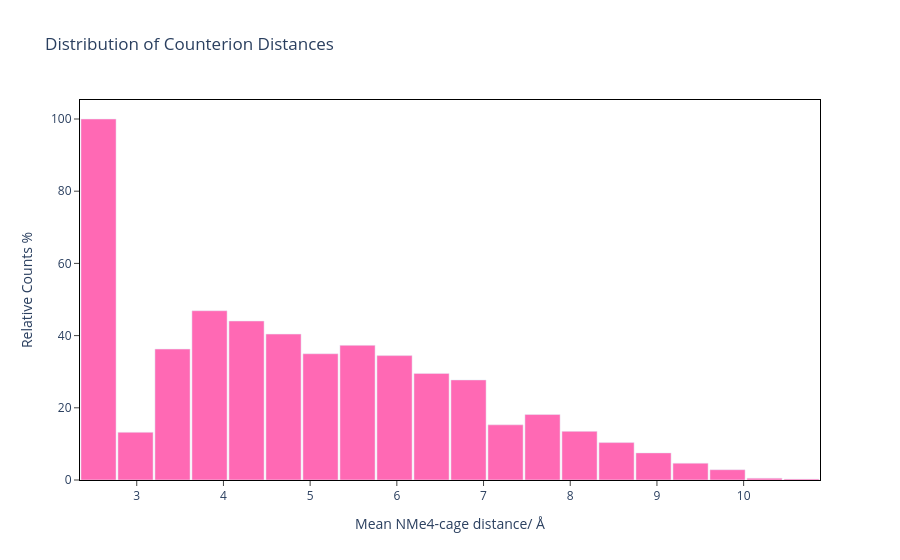

Notebook code for this chart:
### Code cell
# SO3_NMe4

from ase.io import read
from ase.neighborlist import NeighborList
import math

def mean_counterionN_to_cluster_distance(filename, cutoff=1.6):
    """
    Mean minimum distance between N centers of N(CH3)4+ counterions
    and the cluster atoms.
    """

    atoms = read(filename)
    symbols = atoms.get_chemical_symbols()
    positions = atoms.get_positions()

    # Build neighbor list
    cutoffs = [cutoff] * len(atoms)
    nl = NeighborList(cutoffs, self_interaction=False, bothways=True)
    nl.update(atoms)

    counterion_N_indices = []
    counterion_atom_indices = set()

    # Identify N(CH3)4+ nitrogens
    for i, s in enumerate(symbols):
        if s != 'N':
            continue

        neighbors, _ = nl.get_neighbors(i)
        neighbor_symbols = [symbols[j] for j in neighbors]

        # N bonded to exactly four carbons → N(CH3)4+
        if neighbor_symbols.count('C') == 4:
            counterion_N_indices.append(i)
            counterion_atom_indices.add(i)
            counterion_atom_indices.update(neighbors)

    if not counterion_N_indices:
        raise ValueError("No N(CH3)4+ counterions found.")

    # Cluster atoms = everything not in counterions
    cluster_positions = [
        positions[i]
        for i in range(len(atoms))
        if i not in counterion_atom_indices
    ]

    min_distances = []

    for i in counterion_N_indices:
        Nx, Ny, Nz = positions[i]

        dmin = float('inf')
        for x, y, z in cluster_positions:
            d = math.sqrt((x - Nx)**2 + (y - Ny)**2 + (z - Nz)**2)
            if d < dmin:
                dmin = d

        min_distances.append(dmin)

    return sum(min_distances) / len(min_distances)

dist_list = []
energy_to_distance = {}

for idx in range(1, 2001):
    filename = f'./SO3_NMe4/results_xtb/{idx}/xtbopt.xyz'
    if os.path.exists(filename):
        # Read energy from second line
        with open(filename, 'r') as f:
            lines = f.readlines()
            second_line = lines[1].strip()
            energy_str = second_line.split()[1]  # assumes "energy: <value>"
            energy = float(energy_str)

        # Compute mean N⁺–cluster distance
        mean_dist = mean_counterionN_to_cluster_distance(filename) - 1.52
        dist_list.append(mean_dist)
        energy_to_distance[energy] = mean_dist

### Figure 1 — Plotly figure (JSON) as saved in the notebook; plotly's stock layout.template omitted (floating-point values rounded to 4 significant figures)
{"data": [{"hovertemplate": "Mean NMe4-cage distance/ Å=%{x}<br>Relative Counts %=%{y}<extra></extra>", "legendgroup": "", "marker": {"color": "hotpink", "pattern": {"shape": ""}}, "name": "", "orientation": "v", "showlegend": false, "textposition": "auto", "type": "bar", "x": [2.559, 2.986, 3.412, 3.839, 4.266, 4.693, 5.119, 5.546, 5.973, 6.4, 6.827, 7.253, 7.68, 8.107, 8.534, 8.96, 9.387, 9.814, 10.24, 10.67], "xaxis": "x", "y": [100.0, 13.21, 36.27, 46.89, 44.04, 40.41, 34.97, 37.31, 34.46, 29.53, 27.72, 15.28, 18.13, 13.47, 10.36, 7.513, 4.663, 2.85, 0.5181, 0.2591], "yaxis": "y"}], "layout": {"bargap": 0.05, "barmode": "relative", "legend": {"tracegroupgap": 0}, "plot_bgcolor": "white", "title": {"text": "Distribution of Counterion Distances"}, "xaxis": {"anchor": "y", "domain": [0, 1], "linecolor": "black", "mirror": true, "showgrid": true, "ticks": "outside", "title": {"text": "Mean NMe4-cage distance/ Å"}, "zeroline": false}, "yaxis": {"anchor": "x", "domain": [0, 1], "linecolor": "black", "mirror": true, "showgrid": true, "ticks": "outside", "title": {"text": "Relative Counts %"}, "zeroline": false}}}
